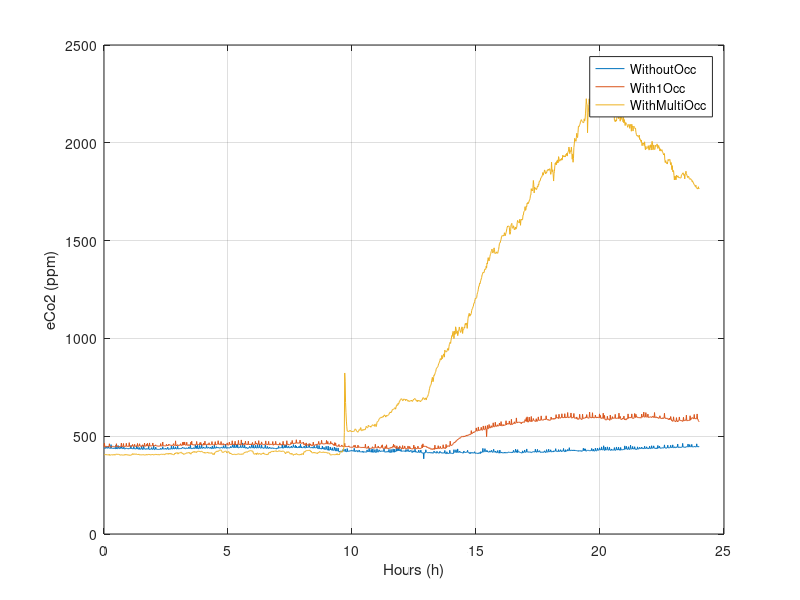

The MATLAB script that drew this image: (Note: this script raises an error after producing the figure.)
%% Carbon Dioxide Data Analysis %%%%%%%%%%%%%%%%%%%%%%%%%%%%%%%%%%%%%%%%%%%
%%%%%%%%%%%%%%%%%%%%%%%%%%%%%%%%%%%%%%%%%%%%%%%%%%%%%%%%%%%%%%%%%%%%%%%%%%%

%% == Part 0: 
%%Load Data ============================================================ %%

clear all; close all; clc;
addpath(genpath('functions'))
addpath(genpath('data'))
load('data0_co2.mat');
timedecimal=linspace(0,24,1440);

%% == Part 1: 
%%Plot Co2 Data W/WO =================================================== %%

figure();
plot(timedecimal, co_0, timedecimal, co_1, timedecimal, co_2);
xlabel('Hours (h)');
ylabel('eCo2 (ppm)');
legend('WithoutOcc', 'With1Occ', 'WithMultiOcc')
grid on;

%% == Part 2: 
%%Plot Co2 W/WO with low-pass filter =================================== %%

figure();
plot(timedecimal, co_2, ...
    timedecimal, lowfilter(co_2,0.15));
legend('WithFilter', 'WithoutFilter')
xlabel('Hours (h)');
ylabel('eCo2 (ppm)');
grid on;
